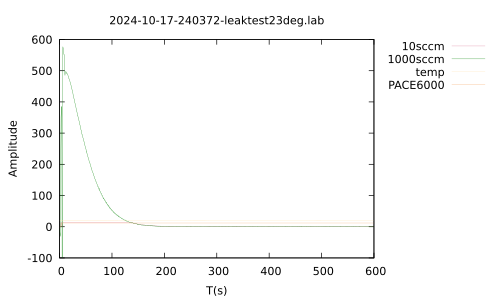

Here is the gnuplot script that generated this plot:
set terminal pdf
set encoding utf8
set output "2024-10-17-240372-leaktest23deg.pdf"
set encoding utf8
#set xrange [0.0:600.0]
#set yrange [0.0:20.0]
set key outside
set style line 1 linecolor rgb '#DB7093' linewidth 0.1
set style line 2 linecolor rgb '#008000' linewidth 0.1
set style line 3 linecolor rgb '#FFE4B5' linewidth 0.1
set style line 4 linecolor rgb '#F4A460' linewidth 0.1
set title "2024-10-17-240372-leaktest23deg.lab"
set xlabel "T(s)"
set ylabel "Amplitude"
plot "2024-10-17-240372-leaktest23deg.lab" every ::1 using 1:2 w l linestyle 1 title "10sccm", "2024-10-17-240372-leaktest23deg.lab" using 1:3 w l linestyle 2 title "1000sccm", "2024-10-17-240372-leaktest23deg.lab" using 1:4 w l linestyle 3 title "temp", "2024-10-17-240372-leaktest23deg.lab" using 1:5 w l linestyle 4 title "PACE6000"
